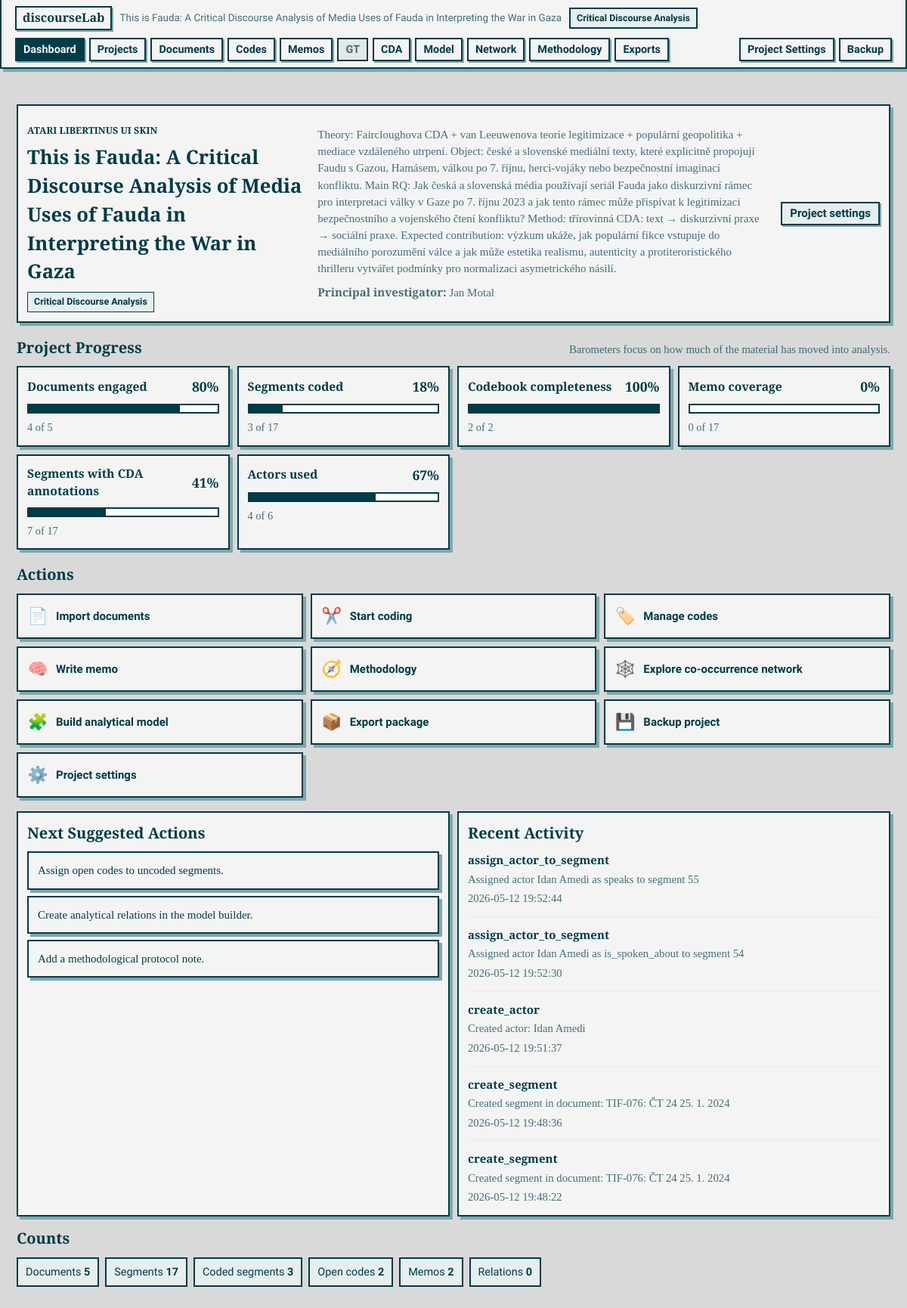
The page / on the database its author committed.
### tables this page shows
CREATE TABLE projects (
    id INTEGER PRIMARY KEY AUTOINCREMENT,
    name TEXT NOT NULL,
    description TEXT,
    created_at TEXT NOT NULL DEFAULT CURRENT_TIMESTAMP,
    updated_at TEXT NOT NULL DEFAULT CURRENT_TIMESTAMP
, methodology_mode TEXT NOT NULL DEFAULT 'mixed', status TEXT NOT NULL DEFAULT 'active', last_opened_at TEXT, research_goal TEXT, principal_investigator TEXT);

CREATE TABLE audit_log (
    id INTEGER PRIMARY KEY AUTOINCREMENT,
    project_id INTEGER,
    entity_type TEXT NOT NULL,
    entity_id INTEGER,
    action TEXT NOT NULL,
    details TEXT,
    created_at TEXT NOT NULL DEFAULT CURRENT_TIMESTAMP,
    FOREIGN KEY (project_id) REFERENCES projects (id) ON DELETE SET NULL
);

### app.py (the view)
    @app.route("/")
    def dashboard():
        active_project = get_active_project()
        counts = get_dashboard_counts(active_project["id"])
        audit_entries = get_latest_audit_entries(active_project["id"])
        methodology_counts = get_methodology_note_counts(active_project["id"])
        progress_barometers = get_dashboard_progress_barometers(active_project, counts)
        first_document_id = get_first_document_id(active_project["id"])
        return render_template(
            "dashboard.html",
            title="Dashboard",
            active_page="dashboard",
            active_project=active_project,
            counts=counts,
            audit_entries=audit_entries,
            methodology_counts=methodology_counts,
            progress_barometers=progress_barometers,
            suggested_actions=get_dashboard_suggestions(
                active_project, counts, methodology_counts, progress_barometers
            ),
            first_document_id=first_document_id,
            current_phase=CURRENT_PHASE_LABEL,
            memo_type_labels=MEMO_TYPES,
            memo_status_labels=MEMO_STATUSES,
        )

### app.py (called while the page is built)
def get_db() -> sqlite3.Connection:
    if "db" not in g:
        g.db = sqlite3.connect(DATABASE)
        g.db.row_factory = sqlite3.Row
        g.db.execute("PRAGMA foreign_keys = ON")
    return g.db

def query_one(sql: str, params: tuple = ()) -> sqlite3.Row | None:
    return get_db().execute(sql, params).fetchone()

def query_all(sql: str, params: tuple = ()) -> list[sqlite3.Row]:
    return get_db().execute(sql, params).fetchall()

def get_project(project_id: int) -> sqlite3.Row | None:
    return query_one(
        """
        SELECT id, name, description, methodology_mode, status, last_opened_at,
               research_goal, principal_investigator, created_at, updated_at
        FROM projects
        WHERE id = ? AND status != 'deleted'
        """,
        (project_id,),
    )

def project_supports_gt(project: sqlite3.Row | dict) -> bool:
    return project["methodology_mode"] in {"gt", "mixed"}

def project_supports_cda(project: sqlite3.Row | dict) -> bool:
    return project["methodology_mode"] in {"cda", "mixed"}

def percent(numerator: int, denominator: int) -> int:
    if denominator <= 0:
        return 0
    return round((numerator / denominator) * 100)

def dashboard_barometer(
    label: str,
    numerator: int,
    denominator: int,
    zero_text: str,
) -> dict[str, int | str]:
    return {
        "label": label,
        "numerator": numerator,
        "denominator": denominator,
        "percent": percent(numerator, denominator),
        "summary": zero_text if denominator == 0 else f"{numerator} of {denominator}",
    }

def get_first_document_id(project_id: int) -> int | None:
    row = query_one(
        """
        SELECT id
        FROM documents
        WHERE project_id = ?
        ORDER BY datetime(created_at), id
        LIMIT 1
        """,
        (project_id,),
    )
    return row["id"] if row else None

def count_documents_with_segments(project_id: int) -> int:
    return query_one(
        """
        SELECT COUNT(DISTINCT documents.id) AS count
        FROM documents
        JOIN segments ON segments.document_id = documents.id
        WHERE documents.project_id = ?
        """,
        (project_id,),
    )["count"]

def count_codes_with_definitions(project_id: int) -> int:
    return query_one(
        """
        SELECT COUNT(*) AS count
        FROM codes
        WHERE project_id = ?
          AND definition IS NOT NULL
          AND TRIM(definition) != ''
        """,
        (project_id,),
    )["count"]

### templates/dashboard.html
{% extends "base.html" %}
{% block content %}
<section class="dashboard-hero">
    <article class="project-card">
        <div>
            <p class="eyebrow">{{ current_phase }}</p>
            <h1>{{ active_project.name }}</h1>
            <span class="methodology-badge">{{ methodology_mode_labels[active_project.methodology_mode] }}</span>
        </div>
        <div class="project-card-summary">
            <p>{{ active_project.research_goal or active_project.description or "No research goal yet." }}</p>
            <p><strong>Principal investigator:</strong> {{ active_project.principal_investigator or "Not specified" }}</p>
        </div>
        <a class="button-secondary" href="{{ url_for('edit_project', project_id=active_project.id) }}">Project settings</a>
    </article>
</section>
<section class="dashboard-section">
    <div class="section-heading">
        <h2>Project Progress</h2>
        <p>Barometers focus on how much of the material has moved into analysis.</p>
    </div>
    <div class="progress-grid">
        {% for item in progress_barometers %}
            <article class="progress-card">
                <div class="progress-card-header">
                    <h3>{{ item.label }}</h3>
                    <span>{{ item.percent }}%</span>
                </div>
                <div class="progress-bar" aria-label="{{ item.label }}: {{ item.percent }}%">
                    <span style="width: {{ item.percent }}%"></span>
                </div>
                <p>{{ item.summary }}</p>
            </article>
        {% endfor %}
    </div>
</section>
<section class="dashboard-section">
    <div class="section-heading">
        <h2>Actions</h2>
    </div>
    <div class="action-grid">
        <a class="dashboard-action" href="{{ url_for('documents') }}"><span>📄</span>Import documents</a>
        <a class="dashboard-action" href="{{ url_for('document_view', document_id=first_document_id) if first_document_id else url_for('documents') }}"><span>✂️</span>Start coding</a>
        <a class="dashboard-action" href="{{ url_for('codes') }}"><span>🏷️</span>Manage codes</a>
        <a class="dashboard-action" href="{{ url_for('memos') }}"><span>🧠</span>Write memo</a>
        <a class="dashboard-action" href="{{ url_for('methodology') }}"><span>🧭</span>Methodology</a>
        <a class="dashboard-action" href="{{ url_for('network_explorer') }}"><span>🕸️</span>Explore co-occurrence network</a>
        <a class="dashboard-action" href="{{ url_for('model_builder') }}"><span>🧩</span>Build analytical model</a>
        <a class="dashboard-action" href="{{ url_for('exports') }}"><span>📦</span>Export package</a>
        <a class="dashboard-action" href="{{ url_for('export_project_backup') }}"><span>💾</span>Backup project</a>
        <a class="dashboard-action" href="{{ url_for('edit_project', project_id=active_project.id) }}"><span>⚙️</span>Project settings</a>
    </div>
</section>
<section class="dashboard-grid dashboard-grid-compact">
    <article class="info-panel">
        <h2>Next Suggested Actions</h2>
        {% if suggested_actions %}
            <ul class="suggestion-list">
                {% for suggestion in suggested_actions %}
                    <li>{{ suggestion }}</li>
                {% endfor %}
            </ul>
        {% else %}
            <p>The main setup signals are complete. Continue coding, memoing, and modeling your analysis.</p>
        {% endif %}
    </article>
    <article class="info-panel">
        <h2>Recent Activity</h2>
        {% if audit_entries %}
            <ul class="audit-list">
                {% for entry in audit_entries %}
                    <li>
                        <span class="audit-action">{{ entry.action }}</span>
                        <span class="audit-details">{{ entry.details }}</span>
                        <span class="audit-time">{{ entry.created_at }}</span>
                    </li>
                {% endfor %}
            </ul>
        {% else %}
            <p>No audit log entries yet.</p>
        {% endif %}
    </article>
</section>
<section class="dashboard-section raw-counts">
    <div class="section-heading">
        <h2>Counts</h2>
    </div>
    <div class="compact-count-grid">
        <span>Documents <strong>{{ counts.documents }}</strong></span>
        <span>Segments <strong>{{ counts.segments }}</strong></span>
        <span>Coded segments <strong>{{ counts.coded_segments }}</strong></span>
        <span>Open codes <strong>{{ counts.open_codes }}</strong></span>
        <span>Memos <strong>{{ counts.memos }}</strong></span>
        <span>Relations <strong>{{ counts.relations }}</strong></span>
    </div>
</section>
{% endblock %}

### templates/base.html (shortened to what this page needs)
<!doctype html>
<html lang="en">
<head>
    <link rel="stylesheet" href="{{ url_for('static', filename='style.css') }}">
</head>
<body>
    <div class="app-shell">
        <header class="topbar" aria-label="Application navigation">
            <div class="topbar-brand">
                <a class="app-name" href="{{ url_for('dashboard') }}">discourseLab</a>
                <span class="app-project">{{ active_project.name if active_project else "No active project" }}</span>
                {% if active_project %}
                    <span class="methodology-badge">{{ methodology_mode_labels[active_project.methodology_mode] }}</span>
                {% endif %}
            </div>
            <nav class="top-nav" aria-label="Main navigation">
                <a href="{{ url_for('dashboard') }}" class="{{ 'active' if active_page == 'dashboard' else '' }}">Dashboard</a>
                <a href="{{ url_for('projects') }}" class="{{ 'active' if active_page == 'projects' else '' }}">Projects</a>
                <a href="{{ url_for('documents') }}" class="{{ 'active' if active_page == 'documents' else '' }}">Documents</a>
                <a href="{{ url_for('codes') }}" class="{{ 'active' if active_page == 'codes' else '' }}">Codes</a>
                <a href="{{ url_for('memos') }}" class="{{ 'active' if active_page == 'memos' else '' }}">Memos</a>
                {% if supports_gt %}
                    <a href="{{ url_for('gt_workspace') }}" class="{{ 'active' if active_page == 'gt' else '' }}">GT</a>
                {% else %}
                    <span class="nav-disabled">GT</span>
                {% endif %}
                {% if supports_cda %}
                    <a href="{{ url_for('cda_workspace') }}" class="{{ 'active' if active_page == 'cda' else '' }}">CDA</a>
                {% else %}
                    <span class="nav-disabled">CDA</span>
                {% endif %}
                <a href="{{ url_for('model_builder') }}" class="{{ 'active' if active_page == 'model' else '' }}">Model</a>
                <a href="{{ url_for('network_explorer') }}" class="{{ 'active' if active_page == 'network' else '' }}">Network</a>
                <a href="{{ url_for('methodology') }}" class="{{ 'active' if active_page == 'methodology' else '' }}">Methodology</a>
                <a href="{{ url_for('exports') }}" class="{{ 'active' if active_page == 'exports' else '' }}">Exports</a>
            </nav>
            {% if active_project %}
                <nav class="top-nav top-nav-actions" aria-label="Project actions">
                    <a href="{{ url_for('edit_project', project_id=active_project.id) }}">Project Settings</a>
                    <a href="{{ url_for('export_project_backup') }}">Backup</a>
                </nav>
            {% endif %}
        </header>
        <main class="content">
            {% block content %}{% endblock %}
        </main>
    </div>
</body>
</html>

### rows shown on the page
projects: name "This is Fauda: A Critical Discourse Analysis of Media Uses of Fauda in Interpreting the War in Gaza", methodology_mode "Critical Discourse Analysis", research_goal "Theory: Faircloughova CDA + van Leeuwenova teorie legitimizace + populární geopolitika + mediace vzdáleného utrpení. Object: české a slovenské mediální texty, které explicitně propojují Faudu s Gazou, Hamásem, válkou po 7. říjnu, herci-vojáky nebo bezpečnostní imaginací konfliktu. Main RQ: Jak česká a slovenská média používají seriál Fauda jako diskurzivní rámec pro interpretaci války v Gaze po 7. říjnu 2023 a jak tento rámec může přispívat k legitimizaci bezpečnostního a vojenského čtení konfliktu? Method: třírovinná CDA: text → diskurzivní praxe → sociální praxe. Expected contribution: výzkum ukáže, jak populární fikce vstupuje do mediálního porozumění válce a jak může estetika realismu,…", principal_investigator "Jan Motal"
audit_log: action "assign_actor_to_segment", details "Assigned actor Idan Amedi as speaks to segment 55", created_at "2026-05-12 19:52:44"
audit_log: action "assign_actor_to_segment", details "Assigned actor Idan Amedi as is_spoken_about to segment 54", created_at "2026-05-12 19:52:30"
audit_log: action "create_actor", details "Created actor: Idan Amedi", created_at "2026-05-12 19:51:37"
audit_log: action "create_segment", details "Created segment in document: TIF-076: ČT 24 25. 1. 2024", created_at "2026-05-12 19:48:36"
audit_log: action "create_segment", details "Created segment in document: TIF-076: ČT 24 25. 1. 2024", created_at "2026-05-12 19:48:22"

### other values the page prints
{{ current_phase }} "ATARI LIBERTINUS UI SKIN"
{{ item.label }} "Documents engaged" "Segments coded" "Codebook completeness" "Memo coverage" "Segments with CDA annotations" "Actors used"
{{ item.percent }} "80" "18" "100" "0" "41" "67"
{{ item.summary }} "4 of 5" "3 of 17" "2 of 2" "0 of 17" "7 of 17" "4 of 6"
{{ suggestion }} "Assign open codes to uncoded segments." "Create analytical relations in the model builder." "Add a methodological protocol note."
{{ counts.documents }} "5"
{{ counts.segments }} "17"
{{ counts.coded_segments }} "3"
{{ counts.open_codes }} "2"
{{ counts.memos }} "2"
{{ counts.relations }} "0"
